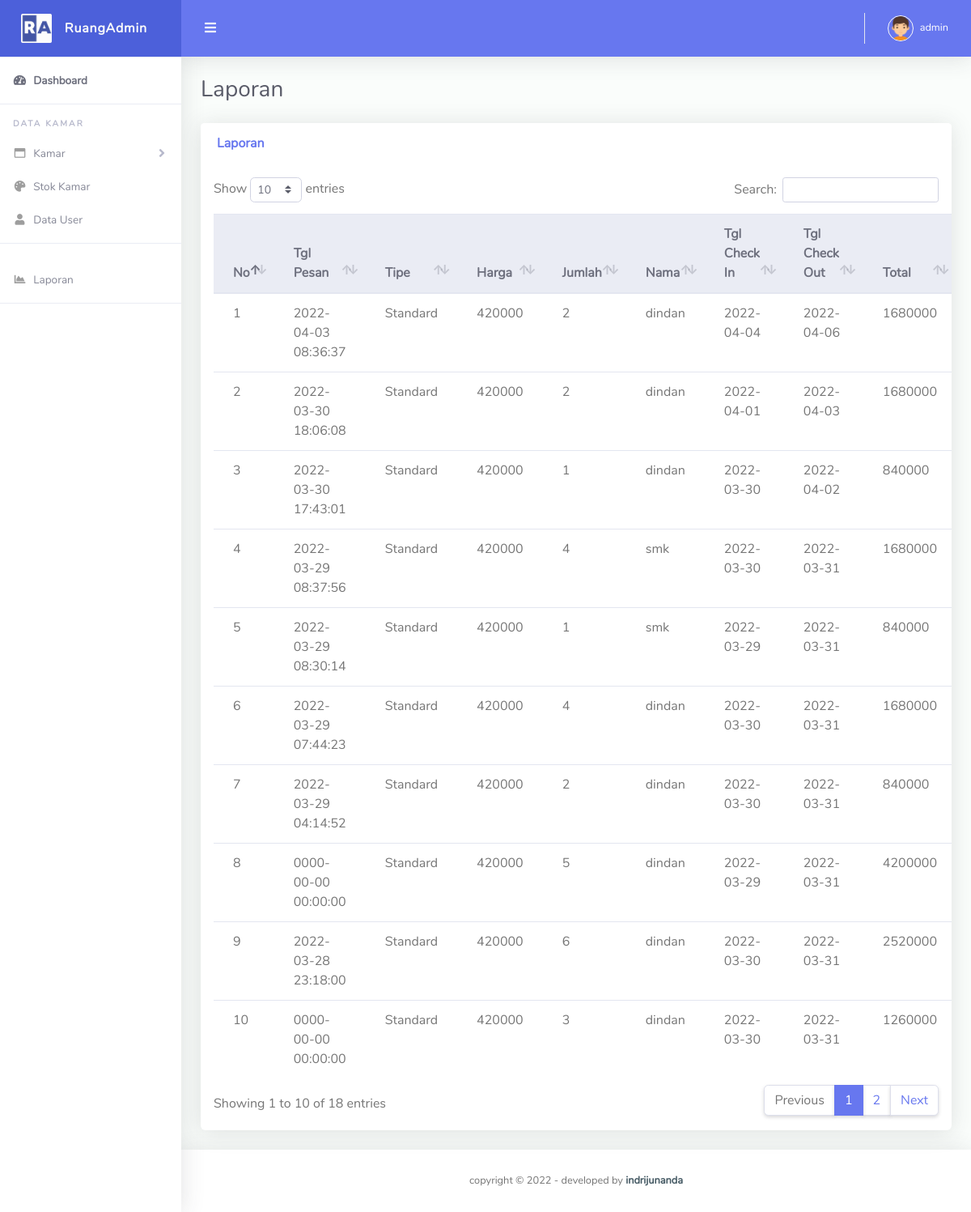
Page /admin/laporan.php (signed in) on the committed database.
### tables this page shows
CREATE TABLE `pemesanan` (
  `idpesan` int(11) NOT NULL,
  `tglpesan` datetime NOT NULL,
  `batasbayar` datetime NOT NULL,
  `idkamar` varchar(15) NOT NULL,
  `tipe` varchar(20) NOT NULL,
  `harga` int(11) NOT NULL,
  `jumlah` int(11) NOT NULL,
  `idtamu` int(11) NOT NULL,
  `nama` varchar(100) NOT NULL,
  `alamat` varchar(500) NOT NULL,
  `telepon` varchar(15) NOT NULL,
  `tglmasuk` date NOT NULL,
  `tglkeluar` date NOT NULL,
  `lamahari` int(11) NOT NULL DEFAULT 0,
  `totalbayar` int(11) NOT NULL DEFAULT 0,
  `status` varchar(50) NOT NULL DEFAULT 'Pending...'
);

### admin/sess.php (called while the page is built, shortened)
<?php
	$chk_sess = $_SESSION['admin'];
	include("../conn/koneksi.php");
	$sql_sess = "SELECT * FROM admin WHERE id='". $chk_sess ."'";
	$ress_sess = mysqli_query($koneksi, $sql_sess);
	$p = mysqli_fetch_array($ress_sess);
	$nama = $p['nama'];
?>

### admin/laporan.php (the view, shortened to what this page needs)
<?php include'layouts/header.php'; ?>
        <div class="container-fluid" id="container-wrapper">
          <div class="d-sm-flex align-items-center justify-content-between mb-4">
            <h1 class="h3 mb-0 text-gray-800">Laporan</h1>
          </div>
          <div class="row">
            <div class="col-lg-12">
              <div class="card mb-4">
                <div class="card-header py-3 d-flex flex-row align-items-center justify-content-between">
                  <h6 class="m-0 font-weight-bold text-primary">Laporan</h6>
                </div>
                <div class="table-responsive p-3">
                  <table class="table align-items-center table-flush" id="dataTable">
                    <thead class="thead-light">
                      <tr>
                        <th>No</th>
                        <th>Tgl Pesan</th>
                        <th>Tipe</th>
                        <th>Harga</th>
                        <th>Jumlah</th>
                        <th>Nama</th>
                        <th>Tgl Check In</th>
                        <th>Tgl Check Out</th>
                        <th>Total</th>
                      </tr>
                    </thead>
                    <tbody>
                      <?php
                      $no=1;
                      $ssql = mysqli_query($koneksi,"SELECT * FROM pemesanan ORDER BY idpesan DESC");
                      while($gg = mysqli_fetch_assoc($ssql)){
                      ?>
                      <tr>
                        <td><?= $no++ ?></td>
                        <td><?= $gg['tglpesan'] ?></td>
                        <td><?= $gg['tipe'] ?></td>
                        <td><?= $gg['harga'] ?></td>
                        <td><?= $gg['jumlah'] ?></td>
                        <td><?= $gg['nama'] ?></td>
                        <td><?= $gg['tglmasuk'] ?></td>
                        <td><?= $gg['tglkeluar'] ?></td>
                        <td><?= $gg['totalbayar'] ?></td>
                      </tr>
                      <?php } ?>
                    </tbody>
                  </table>
                </div>
              </div>
            </div>
          </div>
      <?php include'layouts/footer.php'; ?>

### admin/layouts/header.php (shortened to what this page needs)
<?php include 'sess.php'; ?>
<!DOCTYPE html>
<html lang="en">
<head>
  <link href="../assets/vendor/fontawesome-free/css/all.min.css" rel="stylesheet" type="text/css">
  <link href="../assets/vendor/bootstrap/css/bootstrap.min.css" rel="stylesheet" type="text/css">
  <link href="../assets/css/ruang-admin.min.css" rel="stylesheet">
  <link href="../assets/vendor/datatables/dataTables.bootstrap4.min.css" rel="stylesheet">
</head>
<body id="page-top">
  <div id="wrapper">
    <ul class="navbar-nav sidebar sidebar-light accordion" id="accordionSidebar">
      <a class="sidebar-brand d-flex align-items-center justify-content-center" href="index.html">
        <div class="sidebar-brand-icon">
          <img src="../assets/img/logo/logo2.png">
        </div>
        <div class="sidebar-brand-text mx-3">RuangAdmin</div>
      </a>
      <hr class="sidebar-divider my-0">
      <li class="nav-item active">
        <a class="nav-link" href="index.php">
          <i class="fas fa-fw fa-tachometer-alt"></i>
          <span>Dashboard</span></a>
      </li>
      <hr class="sidebar-divider">
      <div class="sidebar-heading">
        Data Kamar
      </div>
      <li class="nav-item">
        <a class="nav-link collapsed" href="#" data-toggle="collapse" data-target="#collapseBootstrap"
          aria-expanded="true" aria-controls="collapseBootstrap">
          <i class="far fa-fw fa-window-maximize"></i>
          <span>Kamar</span>
        </a>
      </li>
      <li class="nav-item">
        <a class="nav-link" href="stokkamar.php">
          <i class="fas fa-fw fa-palette"></i>
          <span>Stok Kamar</span>
        </a>
      </li>
      <li class="nav-item">
        <a class="nav-link" href="datauser.php">
          <i class="fas fa-fw fa-user"></i>
          <span>Data User</span>
        </a>
      </li>
      <hr class="sidebar-divider">
      <li class="nav-item">
        <a class="nav-link" href="laporan.php">
          <i class="fas fa-fw fa-chart-area"></i>
          <span>Laporan</span>
        </a>
      </li>
      <hr class="sidebar-divider">
    </ul>
    <div id="content-wrapper" class="d-flex flex-column">
      <div id="content">
        <nav class="navbar navbar-expand navbar-light bg-navbar topbar mb-4 static-top">
          <button id="sidebarToggleTop" class="btn btn-link rounded-circle mr-3">
            <i class="fa fa-bars"></i>
          </button>
          <ul class="navbar-nav ml-auto">
            <li class="nav-item dropdown no-arrow">
              <a class="nav-link dropdown-toggle" href="#" id="userDropdown" role="button" data-toggle="dropdown"
                aria-haspopup="true" aria-expanded="false">
                <img class="img-profile rounded-circle" src="../assets/img/boy.png" style="max-width: 60px">
                <span class="ml-2 d-none d-lg-inline text-white small"><?php echo $nama ?></span>
              </a>
            </li>
          </ul>
        </nav>

### rows in the picture
pemesanan: tglpesan "2022-04-03 08:36:37", tipe "Standard", harga "420000", jumlah "2", nama "dindan", tglmasuk "2022-04-04", tglkeluar "2022-04-06", totalbayar "1680000"
pemesanan: tglpesan "2022-03-30 18:06:08", tipe "Standard", harga "420000", jumlah "2", nama "dindan", tglmasuk "2022-04-01", tglkeluar "2022-04-03", totalbayar "1680000"
pemesanan: tglpesan "2022-03-30 17:43:01", tipe "Standard", harga "420000", jumlah "1", nama "dindan", tglmasuk "2022-03-30", tglkeluar "2022-04-02", totalbayar "840000"
pemesanan: tglpesan "2022-03-29 08:37:56", tipe "Standard", harga "420000", jumlah "4", nama "smk", tglmasuk "2022-03-30", tglkeluar "2022-03-31", totalbayar "1680000"
pemesanan: tglpesan "2022-03-29 08:30:14", tipe "Standard", harga "420000", jumlah "1", nama "smk", tglmasuk "2022-03-29", tglkeluar "2022-03-31", totalbayar "840000"
pemesanan: tglpesan "2022-03-29 07:44:23", tipe "Standard", harga "420000", jumlah "4", nama "dindan", tglmasuk "2022-03-30", tglkeluar "2022-03-31", totalbayar "1680000"
pemesanan: tglpesan "2022-03-29 04:14:52", tipe "Standard", harga "420000", jumlah "2", nama "dindan", tglmasuk "2022-03-30", tglkeluar "2022-03-31", totalbayar "840000"
pemesanan: tglpesan "0000-00-00 00:00:00", tipe "Standard", harga "420000", jumlah "5", nama "dindan", tglmasuk "2022-03-29", tglkeluar "2022-03-31", totalbayar "4200000"
pemesanan: tglpesan "2022-03-28 23:18:00", tipe "Standard", harga "420000", jumlah "6", nama "dindan", tglmasuk "2022-03-30", tglkeluar "2022-03-31", totalbayar "2520000"
pemesanan: tglpesan "0000-00-00 00:00:00", tipe "Standard", harga "420000", jumlah "3", nama "dindan", tglmasuk "2022-03-30", tglkeluar "2022-03-31", totalbayar "1260000"

### other values in the picture
$nama "admin"
